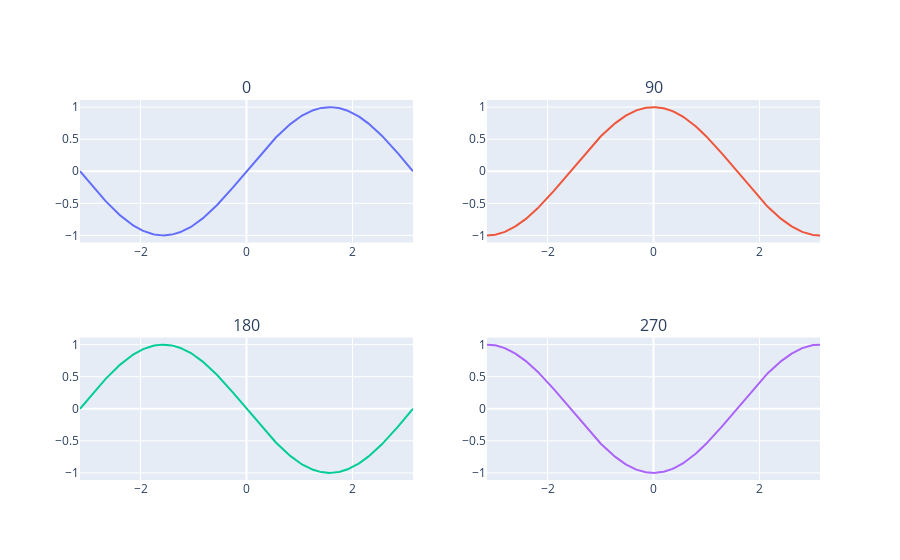

The notebook cell this image was saved under:
### Markdown cell above
`plotly` can make subplots. In this case, the graph objects are best option to
construct charts.

### Code cell
from plotly.subplots import make_subplots

fig_subplot = make_subplots(2, 2, subplot_titles=['0', '90', '180', '270'])

for i in range(2):
    for j in range(2):
        fig_subplot.add_trace(
            graphs.Scatter(mode='lines', showlegend=False, x=df_sine.x,
                           y=np.sin(df_sine.x + i*np.pi + j*np.pi/2)),
            row=i+1, col=j+1,
        )

fig_subplot.show()

### Figure 1 — Plotly figure (JSON) as saved in the notebook; plotly's stock layout.template omitted (floating-point values rounded to 4 significant figures; data arrays with more than 128 entries replaced by an {"elided": "..."} marker saying what was removed)
{"data": [{"mode": "lines", "showlegend": false, "type": "scatter", "x": {"elided": "256 float values"}, "xaxis": "x", "y": {"elided": "256 float values"}, "yaxis": "y"}, {"mode": "lines", "showlegend": false, "type": "scatter", "x": {"elided": "256 float values"}, "xaxis": "x2", "y": {"elided": "256 float values"}, "yaxis": "y2"}, {"mode": "lines", "showlegend": false, "type": "scatter", "x": {"elided": "256 float values"}, "xaxis": "x3", "y": {"elided": "256 float values"}, "yaxis": "y3"}, {"mode": "lines", "showlegend": false, "type": "scatter", "x": {"elided": "256 float values"}, "xaxis": "x4", "y": {"elided": "256 float values"}, "yaxis": "y4"}], "layout": {"annotations": [{"font": {"size": 16}, "showarrow": false, "text": "0", "x": 0.225, "xanchor": "center", "xref": "paper", "y": 1, "yanchor": "bottom", "yref": "paper"}, {"font": {"size": 16}, "showarrow": false, "text": "90", "x": 0.775, "xanchor": "center", "xref": "paper", "y": 1, "yanchor": "bottom", "yref": "paper"}, {"font": {"size": 16}, "showarrow": false, "text": "180", "x": 0.225, "xanchor": "center", "xref": "paper", "y": 0.375, "yanchor": "bottom", "yref": "paper"}, {"font": {"size": 16}, "showarrow": false, "text": "270", "x": 0.775, "xanchor": "center", "xref": "paper", "y": 0.375, "yanchor": "bottom", "yref": "paper"}], "xaxis": {"anchor": "y", "domain": [0, 0.45]}, "xaxis2": {"anchor": "y2", "domain": [0.55, 1]}, "xaxis3": {"anchor": "y3", "domain": [0, 0.45]}, "xaxis4": {"anchor": "y4", "domain": [0.55, 1]}, "yaxis": {"anchor": "x", "domain": [0.625, 1]}, "yaxis2": {"anchor": "x2", "domain": [0.625, 1]}, "yaxis3": {"anchor": "x3", "domain": [0, 0.375]}, "yaxis4": {"anchor": "x4", "domain": [0, 0.375]}}}
